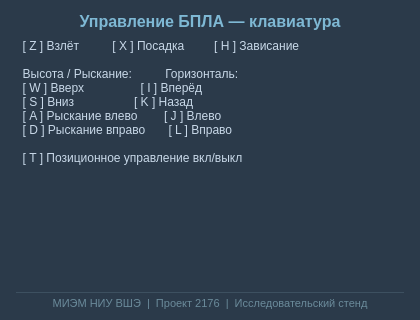
<?xml version="1.0" encoding="UTF-8"?>
<ui version="4.0">
 <class>DialogKeyboard</class>
 <widget class="QDialog" name="DialogKeyboard">
  <property name="geometry">
   <rect>
    <x>0</x>
    <y>0</y>
    <width>420</width>
    <height>320</height>
   </rect>
  </property>
  <property name="minimumSize">
   <size>
    <width>420</width>
    <height>320</height>
   </size>
  </property>
  <property name="maximumSize">
   <size>
    <width>420</width>
    <height>320</height>
   </size>
  </property>
  <property name="windowTitle">
   <string>Стенд моделирования БИС БПЛА — Управление</string>
  </property>
  <property name="styleSheet">
   <string notr="true">QDialog { background-color: #2b3a4a; color: #d0d8e4; font-family: monospace; }
QLabel#labelTitle { font-size: 12pt; font-weight: bold; color: #7eb8d4; }
QLabel#labelKeys { font-size: 9pt; color: #c8d8e8; line-height: 160%; }
QLabel#labelFooter { font-size: 8pt; color: #6a8a9a; border-top: 1px solid #3d5060; padding-top: 4px; }</string>
  </property>
  <layout class="QVBoxLayout" name="verticalLayout">
   <property name="spacing">
    <number>8</number>
   </property>
   <property name="leftMargin">
    <number>16</number>
   </property>
   <property name="topMargin">
    <number>12</number>
   </property>
   <property name="rightMargin">
    <number>16</number>
   </property>
   <property name="bottomMargin">
    <number>10</number>
   </property>
   <item>
    <widget class="QLabel" name="labelTitle">
     <property name="text">
      <string>Управление БПЛА — клавиатура</string>
     </property>
     <property name="alignment">
      <set>Qt::AlignCenter</set>
     </property>
    </widget>
   </item>
   <item>
    <widget class="QLabel" name="labelKeys">
     <property name="text">
      <string>  [ Z ] Взлёт          [ X ] Посадка         [ H ] Зависание

  Высота / Рыскание:          Горизонталь:
  [ W ] Вверх                 [ I ] Вперёд
  [ S ] Вниз                  [ K ] Назад
  [ A ] Рыскание влево        [ J ] Влево
  [ D ] Рыскание вправо       [ L ] Вправо

  [ T ] Позиционное управление вкл/выкл</string>
     </property>
     <property name="alignment">
      <set>Qt::AlignLeft|Qt::AlignTop</set>
     </property>
    </widget>
   </item>
   <item>
    <spacer name="verticalSpacer">
     <property name="orientation">
      <enum>Qt::Vertical</enum>
     </property>
     <property name="sizeHint" stdset="0">
      <size>
       <width>20</width>
       <height>8</height>
      </size>
     </property>
    </spacer>
   </item>
   <item>
    <widget class="QLabel" name="labelFooter">
     <property name="text">
      <string>МИЭМ НИУ ВШЭ  |  Проект 2176  |  Исследовательский стенд</string>
     </property>
     <property name="alignment">
      <set>Qt::AlignCenter</set>
     </property>
    </widget>
   </item>
  </layout>
 </widget>
 <resources/>
 <connections/>
</ui>
